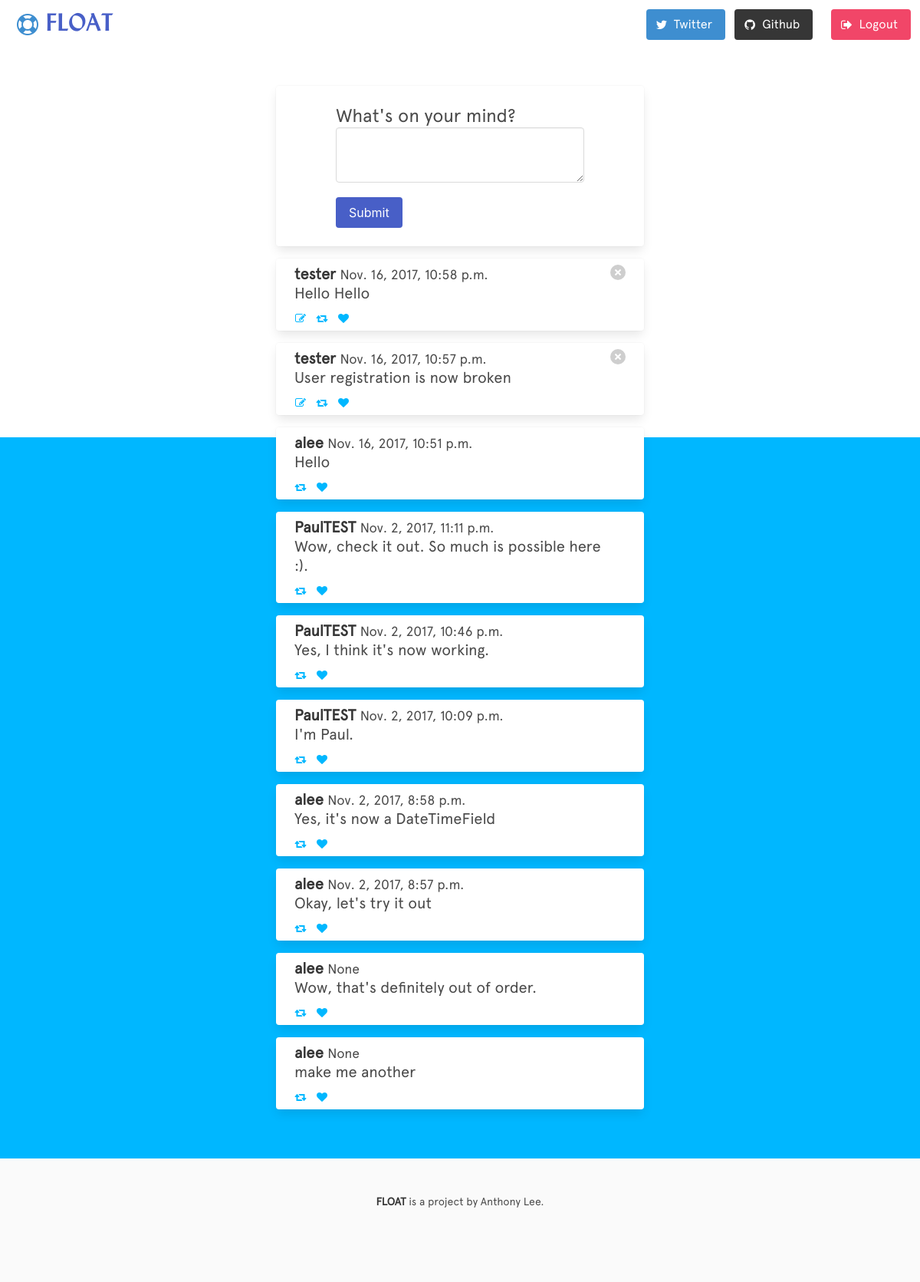
The page / (signed in) on the database as committed earlier.
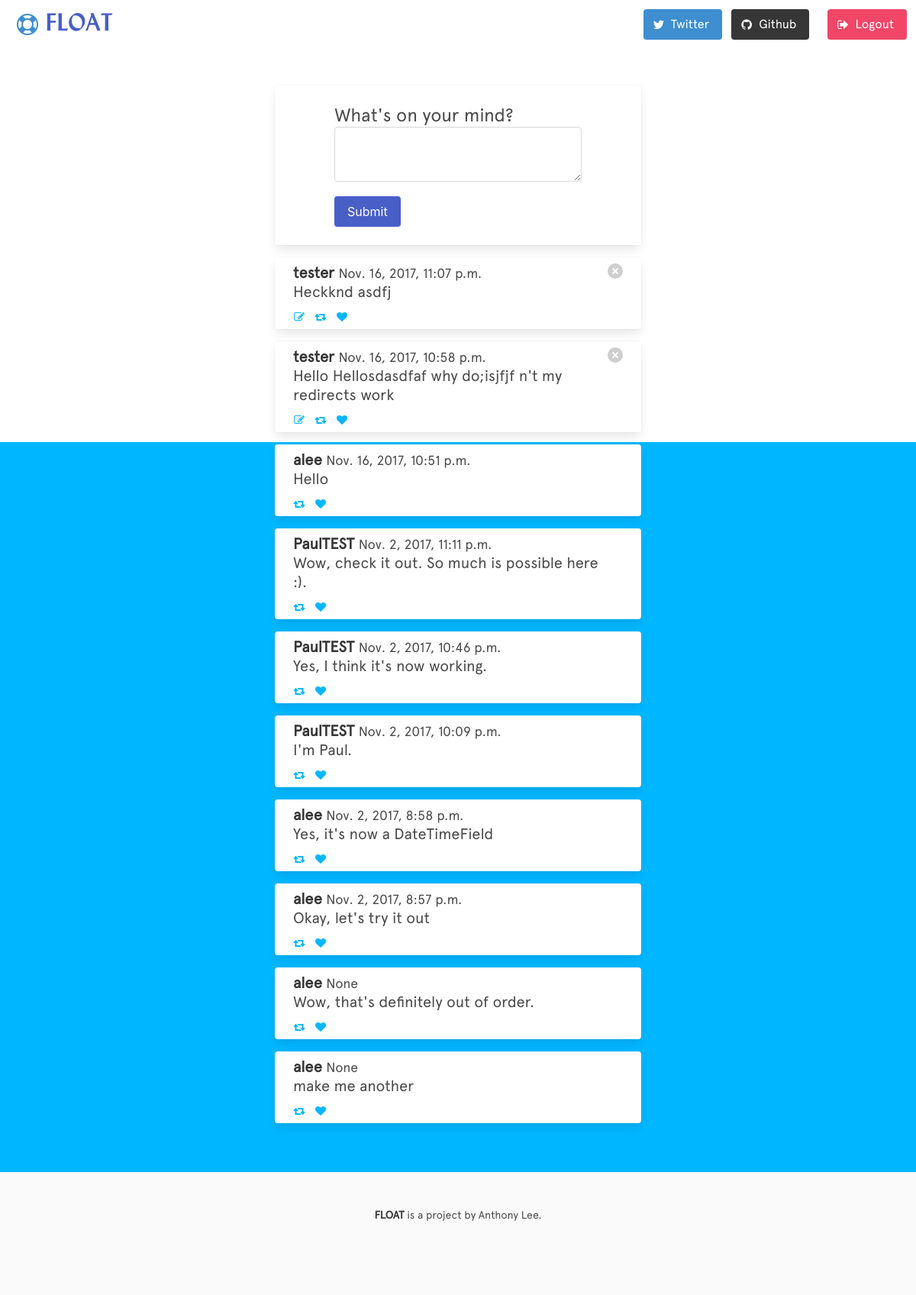
The same page on the database as committed later.
### posts/models.py (models this page shows)
class Post(models.Model):
    content = models.TextField(max_length=255)
    created_at = models.DateTimeField(auto_now_add=True)
    user = models.ForeignKey(User)

### posts/views.py (the view, shortened to what this page needs)
# urls.py: url(r'^$', views.PostCreateView.as_view(), name='home'),
class PostCreateView(LoginRequiredMixin, CreateView, ListView):
    context_object_name = "posts"
    model = Post
    template_name = "post_create.html"
    success_url="/"
    paginate_by = 10
    form_class = PostForm
    def get_queryset(self):
        return Post.objects.order_by('-created_at')

### posts/forms.py
class PostForm(ModelForm):
    class Meta:
        model = Post
        fields = ('content',)
        widgets = {
            'content': Textarea(attrs={'class': 'textarea',
                                       'rows': 2,
                                       'cols': 0}),
        }

### posts/templates/post_create.html
 {% extends 'base.html' %} {% block title %} Create a Post - {{ block.super }} {% endblock title %} {% block content %}
<section class="section floating-fill">
    <div class="container">
        <div class="card django-card">
            <div class="card-content">
                <div class="field django-form">
                    <h1 class="is-size-4">What's on your mind?</h1>
                    <div class="control">
                        <form role="form" action="" method="post">
                            {% csrf_token %} {{ form.as_p }}
                            <br>
                            <input class="button is-link" type="submit" value="Submit" />
                        </form>
                    </div>
                </div>
            </div>
        </div>
        {% for post in posts %}
        <div class="card django-card">
            <article class="media postcards">
                <div class="media-content">
                    <div class="content">
                        <p class="is-size-5">
                            <strong>{{ post.user }}</strong>
                            <small>{{ post.created_at }}</small>
                            <br> {{ post.content }} </p>
                    </div>
                    <nav class="level is-mobile">
                        <div class="level-left">
                            {% if user.pk == post.user.pk %}
                            <a href="{% url 'edit' pk=post.pk %}" class="level-item">
                                <span class="icon is-small">
                                    <i class="fa fa-edit"></i>
                                </span>
                            </a>
                            {% endif %}
                            <a class="level-item">
                                <span class="icon is-small">
                                    <i class="fa fa-retweet"></i>
                                </span>
                            </a>
                            <a class="level-item">
                                <span class="icon is-small">
                                    <i class="fa fa-heart"></i>
                                </span>
                            </a>
                        </div>
                    </nav>
                </div>
                <div class="media-right">
                    {% if user.pk == post.user.pk %}
                    <a class="delete" href="{% url 'delete' pk=post.pk %}"></a>
                    {% endif %}
                </div>
            </article>
        </div>
        {% endfor %}
    </div>
</section>
{% endblock %}

Rows that differ between the two databases and show on the page:
removed Post: user "tester", created_at "Nov. 16, 2017, 10:57 p.m.", content "User registration is now broken"
added Post: user "tester", created_at "Nov. 16, 2017, 11:07 p.m.", content "Heckknd asdfj"
changed Post: content "Hello Hello" → "Hello Hellosdasdfaf why do;isjfjf n't my redirects work"
